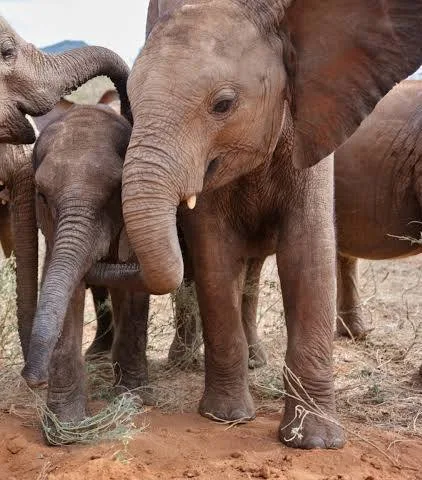
#> input picture image.png, 422 x 480 px
$ python -i inference.py   (imports and definitions only)
#> lines starting #> are read from the running program, lines starting #| are printed output that depends on the picture
import cv2
import numpy as np
import joblib
from skimage.feature import hog, local_binary_pattern
from scipy.stats import skew, kurtosis


# [5 lines not run here, left out]


def extract_features(image):
    features = []

    gray = cv2.cvtColor(image, cv2.COLOR_BGR2GRAY)
    hsv = cv2.cvtColor(image, cv2.COLOR_BGR2HSV)

    # HOG
    hog_features = hog(gray, orientations=9, pixels_per_cell=(8, 8), cells_per_block=(2, 2), visualize=False)
    features.extend(hog_features)

    # LBP
    radius = 3
    n_points = 8 * radius
    lbp = local_binary_pattern(gray, n_points, radius, method='uniform')
    lbp_hist, _ = np.histogram(lbp, bins=n_points + 2, range=(0, n_points + 2))
    lbp_hist = lbp_hist.astype("float") / (lbp_hist.sum() + 1e-7)
    features.extend(lbp_hist)

    # Color Moments
    for color_space in [image, hsv]:
        for channel in range(3):
            channel_data = color_space[:, :, channel].flatten()
            features.append(np.mean(channel_data))
            features.append(np.std(channel_data))
            features.append(skew(channel_data))
            features.append(kurtosis(channel_data))

    # Color Correlogram
    for channel in range(3):
        ch = image[:, :, channel]
        shifted_right = np.roll(ch, 1, axis=1)
        shifted_down = np.roll(ch, 1, axis=0)
        features.append(np.mean(ch[:, :-1] == shifted_right[:, :-1]))
        features.append(np.mean(ch[:-1, :] == shifted_down[:-1, :]))

    # Haralick
    gray_scaled = (gray / 16).astype(int)
    for d in [1, 2, 3]:
        glcm = np.zeros((16, 16))
        for i in range(gray_scaled.shape[0]):
            for j in range(gray_scaled.shape[1] - d):
                glcm[gray_scaled[i, j], gray_scaled[i, j + d]] += 1
        glcm_norm = glcm / (glcm.sum() + 1e-7)
        features.append(np.sum(np.square(np.arange(16) - np.arange(16).reshape(-1, 1)) * glcm_norm))
        features.append(np.sum(glcm_norm / (1 + np.square(np.arange(16) - np.arange(16).reshape(-1, 1)))))
        features.append(np.sum(np.square(glcm_norm)))

    return np.array(features)


def predict_animal_species(image_path):

#> called with image_path = 'image.png'
    image = cv2.imread(image_path)
#> image is the input picture: shape (480, 422, 3); mean B, G, R 89.7, 102.8, 130.8
    image = cv2.resize(image, (200, 200))
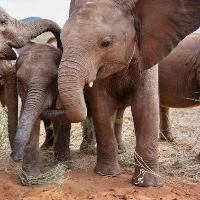
#> image: shape (200, 200, 3); mean B, G, R 89.7, 102.7, 130.7

    features = extract_features(image)
#> in extract_features, `gray = cv2.cvtColor(image, cv2.COLOR_BGR2GRAY)`:
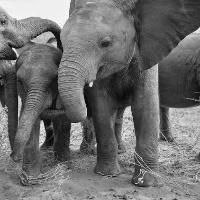
#> gray: shape (200, 200); min 5, max 253, mean 109.6
#> in extract_features, `hsv = cv2.cvtColor(image, cv2.COLOR_BGR2HSV)`: hsv: shape (200, 200, 3); mean H, S, V 14.5, 92.3, 130.9
#> in extract_features, `lbp = local_binary_pattern(gray, n_points, radius, method='uniform')`:
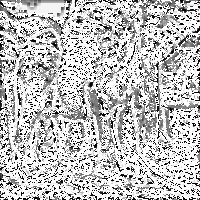
#> lbp: shape (200, 200) float64; min 0, max 25, mean 18.7; drawn with min black and max white
#> in extract_features, `lbp_hist, _ = np.histogram(lbp, bins=n_points + 2, range=(0, n_points ..`: lbp_hist = 26 values, max 20317 at index 25, min 340 at index 5, mean 1538.5
#> in extract_features, `lbp_hist = lbp_hist.astype("float") / (lbp_hist.sum() + 1e-7)`: lbp_hist = 26 values, max 0.508 at index 25, min 0.0085 at index 5, mean 0.0385
#> the loop in extract_features, `for color_space in [image, hsv]:` made 2 passes
#> after the loop in extract_features, `for color_space in [image, hsv]:`: features = 20786 items
#> the loop in extract_features, `for channel in range(3):` made 3 passes
#> pass 1, in extract_features, `ch = image[:, :, channel]`:
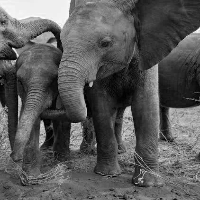
#> ch: shape (200, 200); min 0, max 255, mean 89.7
#> pass 1, in extract_features, `shifted_right = np.roll(ch, 1, axis=1)`:
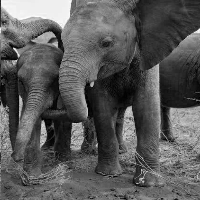
#> shifted_right: shape (200, 200); min 0, max 255, mean 89.7
#> pass 1, in extract_features, `shifted_down = np.roll(ch, 1, axis=0)`:
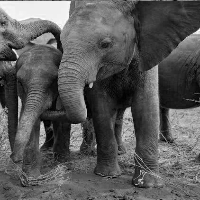
#> shifted_down: shape (200, 200); min 0, max 255, mean 89.7
#> after the loop in extract_features, `for channel in range(3):`:
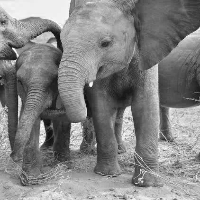
#> ch: shape (200, 200); min 12, max 254, mean 130.7
#> after the loop in extract_features, `for channel in range(3):`: features = 20792 items
#> after the loop in extract_features, `for d in [1, 2, 3]:`: features = 20801 items
    features = np.nan_to_num(features)

#> (the run stopped early here; a loop or call above may not have finished)
